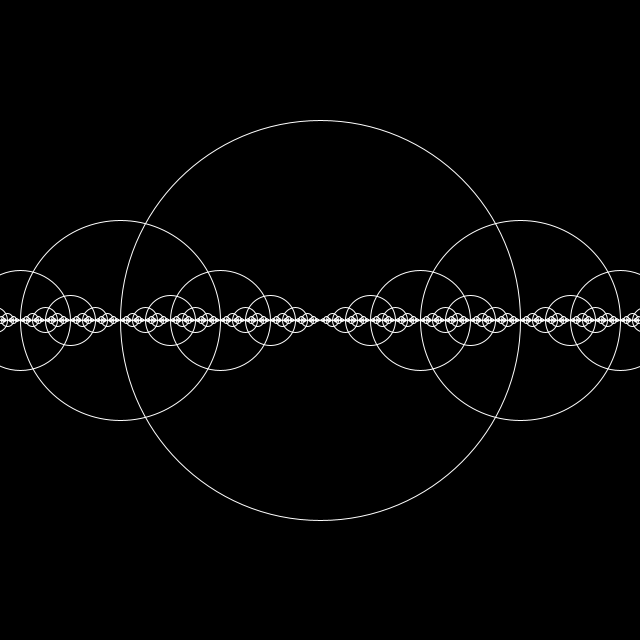
Frame 1 (no input)
Frame 2 (the mouse pressed at the canvas centre, redrawn once): identical to frame 1, image omitted

The Processing sketch that drew this single still picture (run headless with seeded random() and noise(); the mouse was pressed at the canvas centre and the sketch redrawn once):

// Processing sketch: Recursion_02
// ── Recursion_02.pde
/*

 Intro to Generative Art Workshop by Liu Chang
 3.05.2017 @Queens Museum, Queens, New York
 
 Below is a code example for the exercise section.
 Only for education purpose.
 
 www.liuchang.work
 
 */

void setup() {
  size(640,640);  
}

void draw() {
  background(0);
  drawCircle(width/2,height/2,400); 
  noLoop();
}

// Recursive function
void drawCircle(float x, float y, float r) {
  stroke(255);
  noFill();
  ellipse(x, y, r, r);
  if(r > 2) {
    // Now we draw two more circles, one to the left
    // and one to the right
    drawCircle(x + r/2, y, r/2);
    drawCircle(x - r/2, y, r/2);
  }
}
